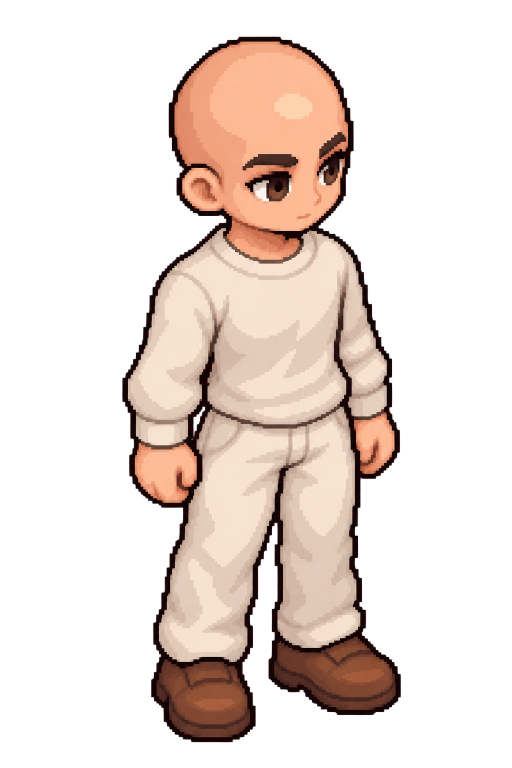
#> input picture art-direction/chibi-reference-walk/identity-master.png, 1024 x 1536 px, given in place of 00.png, which was not available (shown at 1/2 size)
$ python render_rig_previews.py
#> lines starting #> are read from the running program, lines starting #| are printed output that depends on the picture; pictures that were not available may be replaced by others from this repository, and a replacement may not be noted
"""Reproduz as imagens de revisão a partir dos frames gerados pelo rig."""

import argparse
from pathlib import Path

from PIL import Image, ImageDraw

DIRECTIONS = ("N", "NE", "E", "SE", "S", "SW", "W", "NW")


def read_sprite(path, size):
    with Image.open(path) as sprite:
        return sprite.convert("RGBA").resize(size, Image.Resampling.NEAREST)


def generate(input_dir, output):
    output.mkdir(parents=True, exist_ok=True)
    base = input_dir / "humanoid-base" / "frames"
    outfit = input_dir / "humanoid-outfit-demo" / "frames"
    image = Image.new("RGB", (1024, 568), "#14252c")
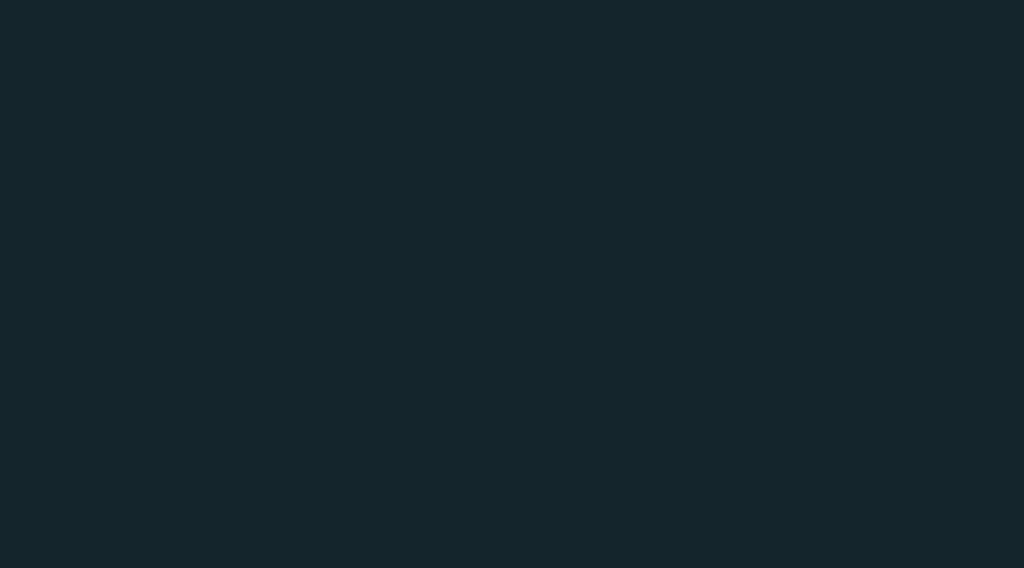
#> image: PIL image 1024x568 RGB; mean R, G, B 20, 37, 44
    draw = ImageDraw.Draw(image)
    for n, direction in enumerate(DIRECTIONS):
        sprite = read_sprite(base / "idle" / direction / "00.png", (256, 256))
#> in read_sprite, sprite is the input picture: PIL image 1024x1536 RGBA; mean R, G, B, A 77.4, 60.2, 52.4, 86.7
#> in read_sprite, `return sprite.convert("RGBA").resize(size, Image.Resampling.NEAREST)`:
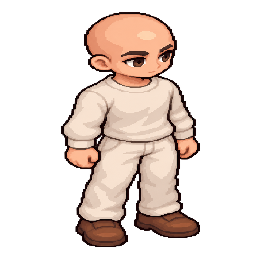
#> returned value: PIL image 256x256 RGBA; mean R, G, B, A 77.3, 60.2, 52.4, 86.7; transparent parts drawn white
        x, y = n % 4 * 256, n // 4 * 284 + 28
        image.paste(sprite, (x, y), sprite)
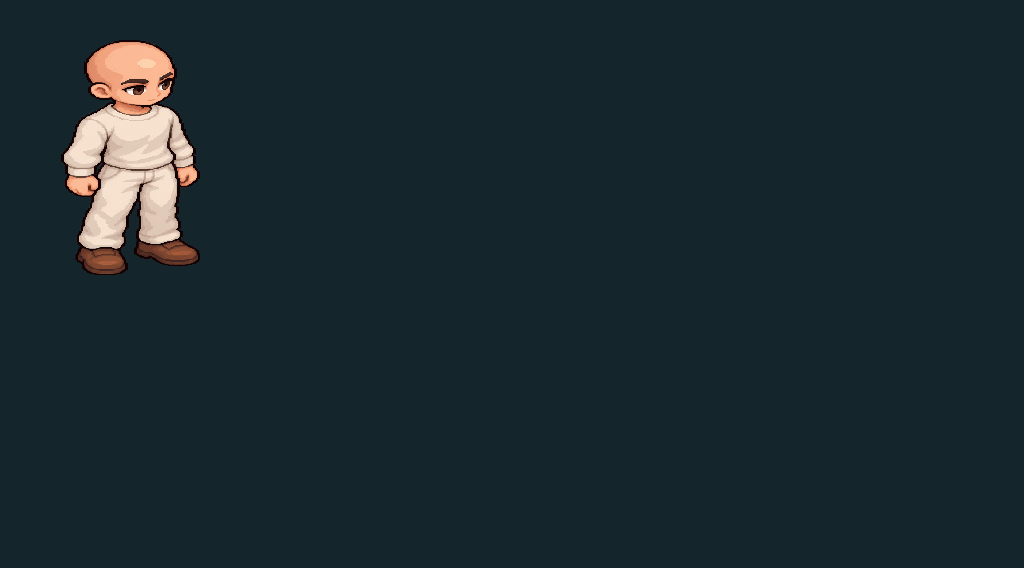
#> image: PIL image 1024x568 RGB; mean R, G, B 26.6, 41.6, 47.6
        draw.text((x+12, y-19), direction, fill="#f0c461")
#> pass 2 of the loop in generate, `for n, direction in enumerate(DIRECTIONS):`:
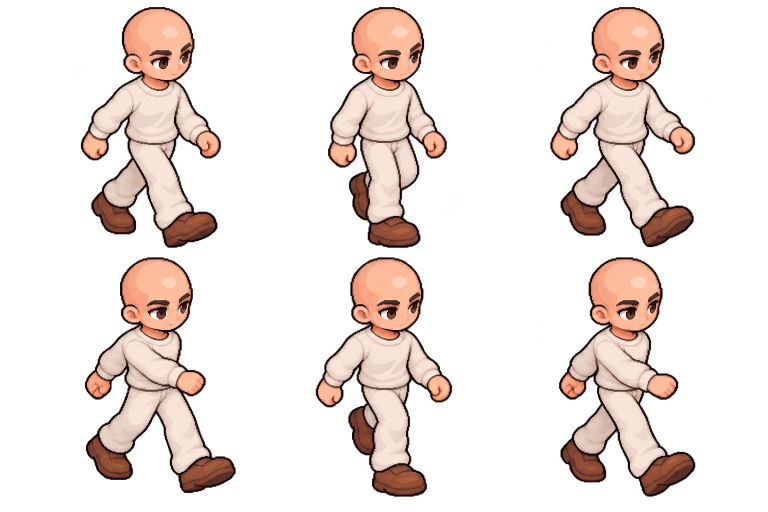
#> input picture art-direction/chibi-reference-walk/walk-sheet.png, 1536 x 1024 px, given in place of 00.png, which was not available (shown at 1/2 size)
#> in read_sprite, sprite is the input picture: PIL image 1536x1024 RGBA; mean R, G, B, A 96.3, 72.2, 62.5, 66.3
#> in read_sprite (call 2), `return sprite.convert("RGBA").resize(size, Image.Resampling.NEAREST)`:
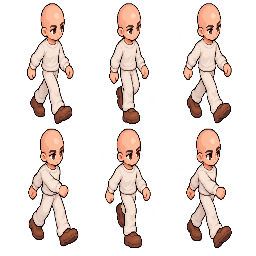
#> returned value: PIL image 256x256 RGBA; mean R, G, B, A 96.3, 72.1, 62.4, 66.3; transparent parts drawn white
#> in generate, `image.paste(sprite, (x, y), sprite)`:
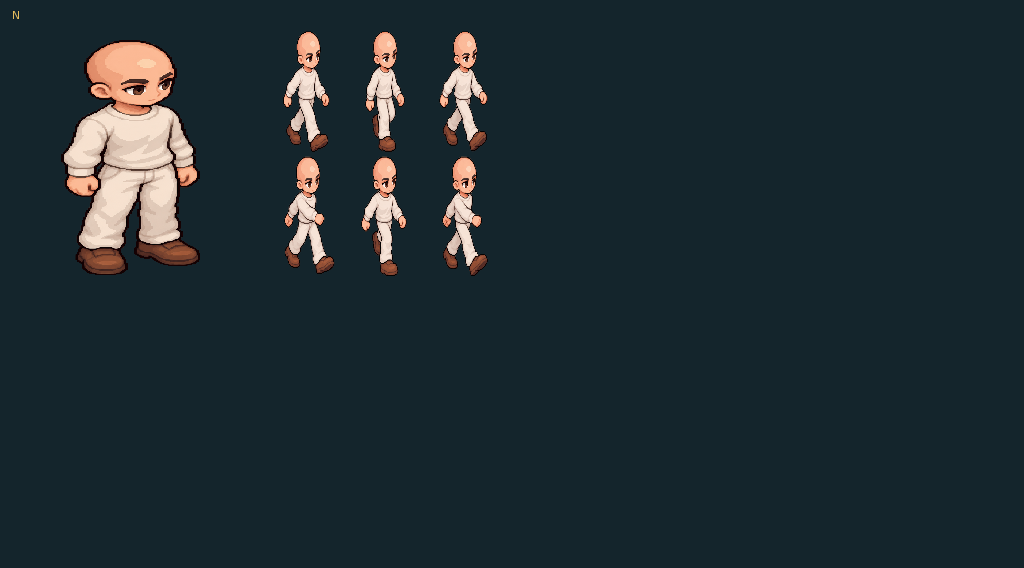
#> image: PIL image 1024x568 RGB; mean R, G, B 31.7, 45, 50.3
    image.save(output / "humanoid-base.png")
    frames = []
    for index in range(6):
        image = Image.new("RGB", (1024, 1120), "#14252c")
        draw = ImageDraw.Draw(image)
        for n, direction in enumerate(DIRECTIONS):
            x, y = n % 2 * 512, n // 2 * 280
            draw.text((x+8, y+4), f"{direction}  |  BASE                  VESTIDO", fill="#f0c461")
            for side, path in enumerate((base, outfit)):
                sprite = read_sprite(path / "walk" / direction / f"{index:02d}.png", (256, 256))
                image.paste(sprite, (x+side*256, y+20), sprite)
        frames.append(image)
    frames[0].save(output / "humanoid-comparison.gif", save_all=True, append_images=frames[1:],
                   duration=100, loop=0, disposal=2, optimize=False)
    image = Image.new("RGB", (1536, 288), "#14252c")
    draw = ImageDraw.Draw(image)
    for index in range(6):
        sprite = read_sprite(base / "walk" / "SE" / f"{index:02d}.png", (256, 256))
        image.paste(sprite, (index*256, 24), sprite)
        draw.text((index*256+10, 6), f"SE / {index+1}", fill="#f0c461")
    image.save(output / "humanoid-walk-SE.png")


if __name__ == "__main__":
    parser = argparse.ArgumentParser()
    parser.add_argument("--input", type=Path, default=Path("demo-input"))
    parser.add_argument("--output", type=Path, default=Path("previews"))
    args = parser.parse_args()
#> (the run stopped early here; a loop or call above may not have finished)
